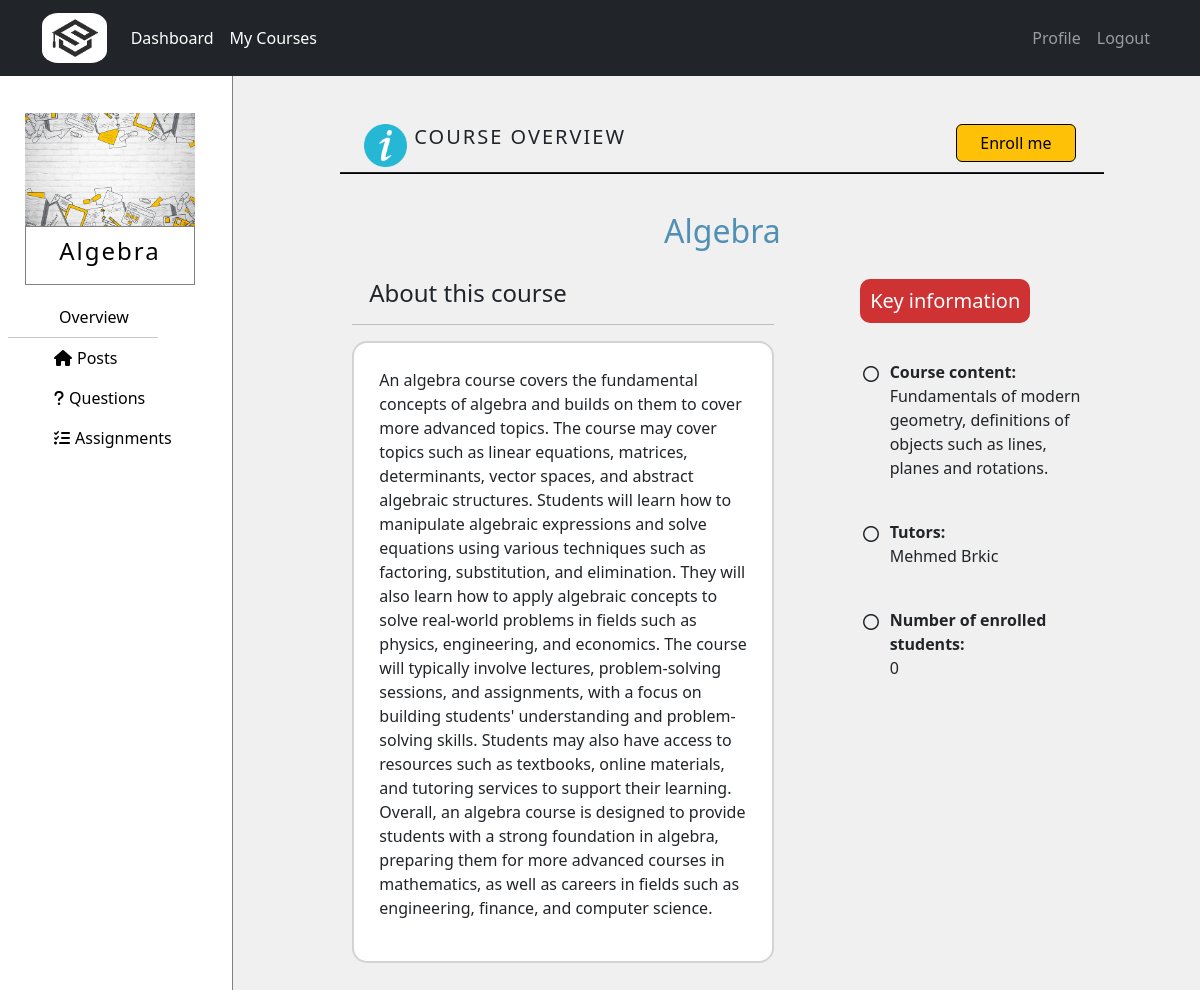
The app's page /courses/course/11 (signed in) with its own data.
### courses/models.py (models this page shows, shortened)
class Course(models.Model):
    name = models.CharField(max_length=50)
    summary = models.CharField(max_length=500)
    image = models.ImageField(upload_to="courses_images",default="courses_images/default.jpg",blank=True)
    overview = models.TextField(null=True,blank=True)
    max_students = models.IntegerField(default=100)
    student_number = models.IntegerField(default=0)

class Tutor(models.Model):
    user = models.OneToOneField(NewUser,on_delete=models.CASCADE,primary_key=True,related_name='Tutor')
    phone = models.IntegerField()
    course = models.ManyToManyField(Course,through="TutorCourse")

class NewUser(AbstractUser):
    is_student = models.BooleanField(default=False)
    is_tutor = models.BooleanField(default=False)

### courses/views.py (the view, shortened to what this page needs)
# urls.py: path('course/<int:course_id>',views.view_course,name='course'),
@login_required
def view_course(request,course_id,question_id=None):
   if request.user.is_tutor:
      return HttpResponse('<html><body><h2 style="font-weight: lighter">Your do not have access to view this page!</h2><body></html>')
   course = get_object_or_404(Course,pk=course_id)
   student_courses = StudentCourse.objects.filter(course = course,student = request.user.Student)
   if student_courses.exists() is False:
      tutors = Tutor.objects.filter(course=course)
      return render(request,"courses/enroll.html",{'course':course,'tutors':tutors})
   notices = Notice.objects.filter(course=course)
   return render(request,"courses/course.html",{'course':course,'notices':notices})

### templates/courses/enroll.html (shortened to what this page needs)
{% extends 'courses/dashboard.html' %}
{% block content_courses %}
{% load static %}
{% if course %}
<div class="row no-gutters">
  <div id="left-gutter" class="col-sm-1 col-md-2 col-lg-2 no-gutters" style="width: 20%; height: 100vh; background-color: white; padding: 0; border-right: 1px solid gray;">
    <div class="card" style="width: 70%; margin-top: 15%;
                             margin-left: auto; margin-right: auto; border: none;">
      <img src="{{course.image.url}}" class="card-img-top" style="border-radius: 0%;" alt="Cover">
        <div class="card-body" style="border: 1px solid gray; padding: 10px 0px 10px 0px;">
          <h4 class="card-title courseDetails"
              style="text-align: center; color: black; letter-spacing: 2px; font-weight: lighter;">{{course.name}}</h4>
        </div>
    </div>
    <div class="nav flex-column" style="margin-top: 5%; width: 100%;">
      <p class="nav-link" style="color: black; margin-bottom: 0px;">
        Overview
      </p>
      <hr id="line">
      {% if user.is_student %}
      <a class="nav-link hoverMeni" href="#" style="color: black;" data-bs-toggle="modal" data-bs-target="#exampleModal">
        <i class="fa-solid fa-house" style="margin-right: 5px; margin-left: 50px;"></i>Posts
      </a>
      {% else %}
      <a class="nav-link hoverMeni" href="#" style="color: black;" data-bs-toggle="modal" data-bs-target="#exampleModal">
        <i class="fa-solid fa-house" style="margin-right: 5px; margin-left: 50px;"></i>Posts
      </a>
      {% endif %}
      <a class="nav-link hoverMeni" href="#" style="color: black;" data-bs-toggle="modal" data-bs-target="#exampleModal">
        <i class="fa-solid fa-question" style="margin-right: 5px; margin-left: 50px;"></i>Questions
      </a>
      <a class="nav-link hoverMeni" href="#" style="color: black;" data-bs-toggle="modal" data-bs-target="#exampleModal">
        <i class="fa-solid fa-list-check" style="margin-right: 5px; margin-left: 50px;"></i>Assignments
      </a>
    </div>
  </div>
  <div id="right-gutter" class="col-sm-11 col-md-10 col-lg-10 no-gutters">
    <div style="margin-left: auto; margin-right: auto; width:75%; margin-top: 5%; position: relative; margin-bottom: 5px;">
        <img class="col-sm-4 col-md-4 col-lg-4" src="{% static 'img/information.png' %}"
            style="width:6%;" title="info">
        <div class="col-sm-6 col-md-6 col-lg-6 availableCourses">
        <h5 class="title">COURSE OVERVIEW</h5>
        </div>
        {% if user.is_student %}
        <form action="{% url 'course' course_id=course.pk %}" method="POST">
            <button class="col-sm-2 col-md-2 col-lg-2 btn btn-warning dugmeStatusKurs"
                    style="position: absolute; right: 5px; bottom: 5px; border: 1px solid black;"
                    name="enroll_button" type="submit">Enroll me</button>
        </form>
        {% endif %}
    </div>
    <hr style="width: 80%; margin-left: auto; margin-right: auto; background-color: black;
             opacity: 1; margin-top: 0; margin-bottom: 4%; height: 2px;">
    <h2 style="color: rgb(81 144 181); display: flex; justify-content: center;">{{course.name}}</h2>
    <div class="container" style="width: 80%; margin-top: 3%;">
        <div class="row">
            <div class="col-sm-12 col-md-7 col-lg-7">
                <h4 style="margin-left: 4%;">About this course</h4>
                <hr>
                <div style="background-color: white; border-radius: 15px; padding: 25px; border: 2px solid lightgray;">
                    <p>{{course.overview}}</p>
                </div>
            </div>
            <div id="keyInfo" class="col-sm-12 col-md-5 col-lg-5">
                <div style="display: flex; justify-content: center;">
                    <h5 style="background-color: rgb(206 50 50); color: white; padding: 10px;
                               border-radius: 10px;">Key information</h5>
                </div>
                <div style="display: flex; justify-content: center;">
                    <div style="margin-left: 20%; margin-top: 10%;">
                        <div style="display: flex; flex-direction: row;">
                            <i class="fa-regular fa-circle" style="display: inline; margin-right: 2%; padding: 6px;"></i>
                            <p style="display: inline; font-weight:300;">
                                <span style="font-weight: bold;">Course content:</span>
                                <br>
                                {{course.summary}}</p>
                        </div>
                        <br>
                        {% if tutors %}
                        <div style="display: flex; flex-direction: row;">
                            <i class="fa-regular fa-circle" style="display: inline; margin-right: 2%; padding: 6px;"></i>
                            <p style="display: inline; font-weight:300;">
                                <span style="font-weight: bold;">Tutors: </span>
                                {% if tutors %}
                                    {% for tutor in tutors %}
                                        <br>{{tutor.user.first_name}} {{tutor.user.last_name}}</p>
                                    {% endfor %}
                                {% endif %}
                            <br>
                        </div>
                        {% endif %}
                        <br>
                        <div style="display: flex; flex-direction: row;">
                            <i class="fa-regular fa-circle" style="display: inline; margin-right: 2%; padding: 6px;"></i>
                            <p style="display: inline; font-weight:300;">
                                <span style="font-weight: bold;">Number of enrolled students:</span>
                                <br>
                                {{course.student_number}}</p>
                        </div>
                    </div>
                </div>
            </div>
        </div>
    </div>
    <div style="height: 150px;"></div>
  </div>
</div>
{% endif %}
{% endblock %}

### static/css/style.css (style rules this page uses)
html { scroll-behavior: smooth; }
*, *:before, *:after { box-sizing: border-box; }
body { margin: 0; padding: 0; }

### static/css/login.css (style rules this page uses)
.availableCourses { position:absolute; bottom: 10px; display: inline-block; }
.title { margin-left: 2%; letter-spacing: 2px; }
.courseDetails { opacity: 0.99; color: white; }

### templates/courses/enroll.html (style rules this page uses)
@media screen and (min-width: 1000px) { body { overflow-x: hidden; overflow-y: hidden; } }
#line { width: 200px; margin-left: 45px; margin-right: auto; margin-top: 0px; margin-bottom: 0px; }
#right-gutter { width: 80%; height: 100vh; overflow: scroll; }
@media screen and (min-width: 900px) and (max-width: 1400px) { #line { width: 150px; margin-left: 20px; } }

### records on screen
Course: image (picture), name "Algebra", overview "An algebra course covers the fundamental concepts of algebra and builds on them to cover more advanced topics. The course may cover topics such as linear equations, matrices, determinants, vector spaces, and abstract algebraic structures. Students will learn how to manipulate algebraic expressions and solve equations using various techniques such as factoring, substitution, and elimination. They will also learn how to apply algebraic concepts to solve real-world problems in fields such as physics, engineering, and economics. The course will typically involve lectures, problem-solving sessions, and assignments, with a focus on building students' understanding and problem-solving skills.…", summary "Fundamentals of modern geometry, definitions of objects such as lines, planes and rotations.", student_number "0"
Tutor: user.first_name "Mehmed", user.last_name "Brkic"
